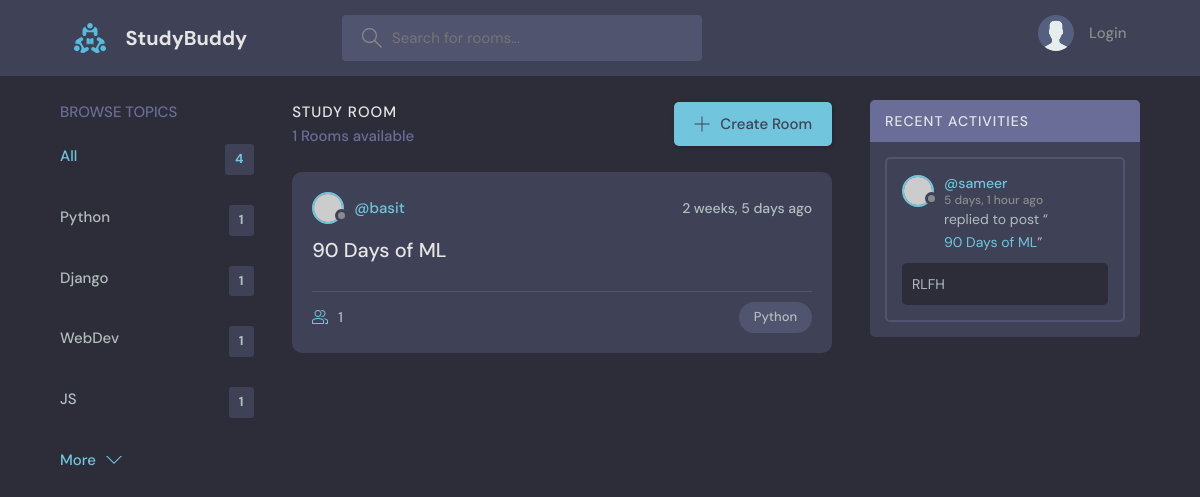
Page /?q=Python on the committed database.
### base/models.py (models this page shows, shortened)
class Topic(models.Model):
    name = models.CharField(max_length=200)

class Room(models.Model):
    host = models.ForeignKey(User, on_delete=models.SET_NULL, null=True)
    topic = models.ForeignKey(Topic, on_delete=models.SET_NULL, null=True)
    name = models.CharField(max_length=200)
    description = models.TextField(null=True, blank = True)
    participants = models.ManyToManyField(User, related_name='participants', blank=True)
    updated = models.DateTimeField(auto_now=True)
    created = models.DateTimeField(auto_now_add=True)
    class Meta:
        ordering = ['-updated','-created']
    def __str__(self):
        return self.name

class Message(models.Model):
    user = models.ForeignKey(User, on_delete=models.CASCADE)
    room = models.ForeignKey(Room, on_delete=models.CASCADE)
    body = models.TextField()
    updated = models.DateTimeField(auto_now=True)
    created = models.DateTimeField(auto_now_add=True)
    class Meta:
        ordering = ['-updated','-created']
    def __str__(self):
        return self.body[0:50]

### base/views.py (the view)
# urls.py: path('', views.home, name="home"),
def home(request):
    q = request.GET.get('q') if request.GET.get('q') != None else ''
    rooms = Room.objects.filter(
        Q(topic__name__icontains=q) |
        Q(name__icontains = q) |
        Q(description__icontains=q) |
        Q(host__username__icontains=q)
    )
    topics = Topic.objects.all()
    room_count = rooms.count()
    room_messages = Message.objects.filter(Q(room__topic__name__icontains=q))
    context = {'rooms': rooms, 'topics':topics, 'room_count':room_count, 'room_messages': room_messages}
    return render(request, 'base/home.html', context )

### base/templates/base/home.html (shortened to what this page needs)
{% extends 'main.html' %}
{% block content %}
<main class="layout layout--3">
  <div class="container">
    {% include 'base/topics_component.html' %}
    <div class="roomList">
      <div class="roomList__header">
        <div>
          <h2>Study Room</h2>
          <p>{{room_count}} Rooms available</p>
        </div>
        <a class="btn btn--main" href="create-room.html">
          <svg
            version="1.1"
            xmlns="http://www.w3.org/2000/svg"
            width="32"
            height="32"
            viewBox="0 0 32 32"
          >
            <title>add</title>
            <path
              d="M16.943 0.943h-1.885v14.115h-14.115v1.885h14.115v14.115h1.885v-14.115h14.115v-1.885h-14.115v-14.115z"
            ></path>
          </svg>
          Create Room
        </a>
      </div>
      {% include 'base/feed_component.html' %}
    </div>
    {% include 'base/activity_component.html' %}
  </div>
</main>
{% endblock %}

### base/templates/base/topics_component.html
<div class="topics">
  <div class="topics__header">
    <h2>Browse Topics</h2>
  </div>
  <ul class="topics__list">
    <li>
      <a href="{% url 'home' %}" class="active">All <span>{{topics.count}}</span></a>
    </li>
    {% for topic in topics %}
    <li>
      <a href="{% url 'home' %}?q={{topic.name}}">{{topic.name}} <span>{{topic.room_set.all.count}}</span></a>
    </li>
    {% endfor %}
  </ul>
  <a class="btn btn--link" href="topics.html">
    More
    <svg
      version="1.1"
      xmlns="http://www.w3.org/2000/svg"
      width="32"
      height="32"
      viewBox="0 0 32 32"
    >
      <title>chevron-down</title>
      <path d="M16 21l-13-13h-3l16 16 16-16h-3l-13 13z"></path>
    </svg>
  </a>
</div>

### base/templates/base/feed_component.html (shortened to what this page needs)
{% for room in rooms %}
<div class="roomListRoom">
    <div class="roomListRoom__header">
      <a href="{% url 'user-profile' room.host.id %}" class="roomListRoom__author">
        <div class="avatar avatar--small">
          <img src="https://randomuser.me/api/portraits/women/11.jpg" />
        </div>
        <span>@{{room.host.username}}</span>
      </a>
      <div class="roomListRoom__actions">
        <span>{{room.created|timesince}} ago</span>
      </div>
    </div>
    <div class="roomListRoom__content">
      <a href="{% url 'room' room.id %}">{{room.name}}</a>
    </div>
    <div class="roomListRoom__meta">
      <a href="{% url 'room' room.id %}" class="roomListRoom__joined">
        {{room.participants.all.count}}
      </a>
      <p class="roomListRoom__topic">{{room.topic.name}}</p>
    </div>
</div>
{% endfor %}

### base/templates/base/activity_component.html (shortened to what this page needs)
<div class="activities">
  <div class="activities__header">
    <h2>Recent Activities</h2>
  </div>
  {% for message in room_messages %}
  <div class="activities__box">
    <div class="activities__boxHeader roomListRoom__header">
      <a href="{% url 'user-profile' message.user.id %}" class="roomListRoom__author">
        <div class="avatar avatar--small">
          <img src="https://randomuser.me/api/portraits/women/11.jpg" />
        </div>
        <p>
          @{{message.user}}
          <span>{{message.created|timesince}} ago</span>
        </p>
      </a>
    </div>
    <div class="activities__boxContent">
      <p>replied to post “<a href="{% url 'room' message.room.id %}">{{message.room}}</a>”</p>
      <div class="activities__boxRoomContent">
        {{message}}
      </div>
    </div>
  </div>
  {% endfor %}
</div>

### rows in the picture
Topic: name "Python", room_set.all.count "1"
Topic: name "Django", room_set.all.count "1"
Topic: name "WebDev", room_set.all.count "1"
Topic: name "JS", room_set.all.count "1"
Room: host.username "basit", created "2 weeks, 5 days", name "90 Days of ML", participants.all.count "1", topic.name "Python"
Message: user "sameer", created "5 days, 1 hour", room "90 Days of ML", body "RLFH"

### other values in the picture
{{ topics.count }} "4"
{{ room_count }} "1"
